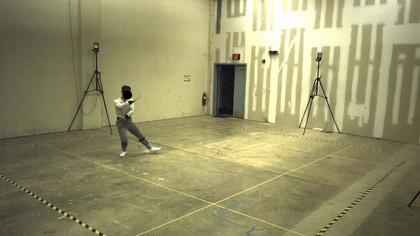
%> input picture data/im1corrected.jpg, 420 x 236 px, shrunk from 1920 x 1080 before the run
$ octave task3_5.m   (GNU Octave 9; MATLAB toolbox functions it lacks are replaced by stand-ins)
%> lines starting %> are read from the running program, lines starting %| are printed output that depends on the picture
%> further down, Image1 is the input picture: size 236x420x3 uint8; mean R, G, B 149.6, 145.9, 105.2
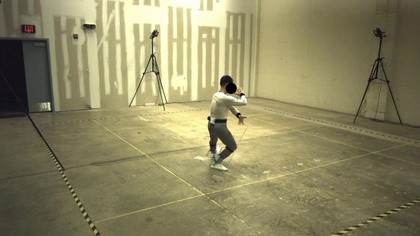
%> input picture data/im2corrected.jpg, 420 x 236 px, shrunk from 1920 x 1080 before the run
%> further down, Image2 is the input picture: size 236x420x3 uint8; mean R, G, B 140.5, 134.7, 97.3
### helpers/eightpoint.m

%eight point algorithm
%input:
%  im1 and im2
%  optional: pts1, pts2 - matching points previously selected in both images
%returns estimated F matrix
%also returns points clicked in both images


function [F, pts1, pts2] = eightpoint(im, im2, pts1, pts2)


figure(1); imagesc(im); axis image; drawnow;
figure(2); imagesc(im2); axis image; drawnow;


if nargin > 2
    x1 = pts1(:,1);
    y1 = pts1(:,2);
else
    figure(1); imagesc(im); axis image; drawnow;
    [x1,y1] = getpts;
end
figure(1); imagesc(im); axis image; hold on
for i=1:length(x1)
   h=plot(x1(i),y1(i),'*'); set(h,'Color','g','LineWidth',2);
   text(x1(i),y1(i),sprintf('%d',i));
end
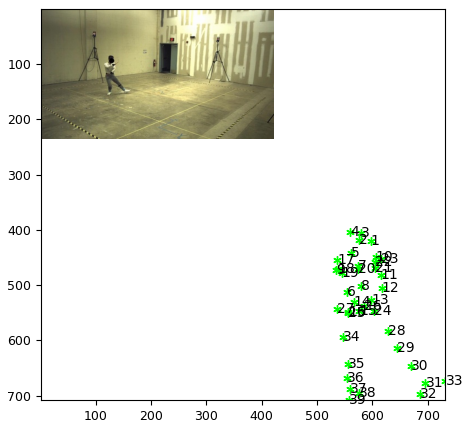
%> figure redrawn from the program's plot data
hold off
drawnow;

if nargin > 3
    x2 = pts2(:,1);
    y2 = pts2(:,2);
else
    figure(2); imagesc(im2); axis image; drawnow;
    [x2,y2] = getpts;
end
figure(2); imagesc(im2); axis image; hold on
for i=1:length(x2)
   h=plot(x2(i),y2(i),'*'); set(h,'Color','g','LineWidth',2);
   text(x2(i),y2(i),sprintf('%d',i));
end
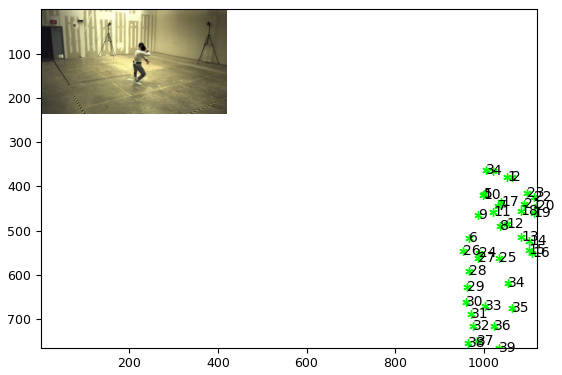
%> figure redrawn from the program's plot data
hold off
drawnow;

%do Hartley preconditioning
savx1 = x1; savy1 = y1; savx2 = x2; savy2 = y2;
mux = mean(x1);
muy = mean(y1);
stdxy = (std(x1)+std(y1))/2;
T1 = [1 0 -mux; 0 1 -muy; 0 0 stdxy]/stdxy;
nx1 = (x1-mux)/stdxy;
ny1 = (y1-muy)/stdxy;
mux = mean(x2);
muy = mean(y2);
stdxy = (std(x2)+std(y2))/2;
T2 = [1 0 -mux; 0 1 -muy; 0 0 stdxy]/stdxy;
nx2 = (x2-mux)/stdxy;
ny2 = (y2-muy)/stdxy;

A = [];
for i=1:length(nx1);
    A(i,:) = [nx1(i)*nx2(i) nx1(i)*ny2(i) nx1(i) ny1(i)*nx2(i) ny1(i)*ny2(i) ny1(i) nx2(i) ny2(i) 1];
end
%get eigenvector associated with smallest eigenvalue of A' * A
[u,d] = eigs(A' * A,1,'SM');
F = reshape(u,3,3);

%make F rank 2
oldF = F;
[U,D,V] = svd(F);
D(3,3) = 0;
F = U * D * V';

%unnormalize F to undo the effects of Hartley preconditioning
F = T2' * F * T1;

colors =  'bgrcmykbgrcmykbgrcmykbgrcmykbgrcmykbgrcmykbgrcmyk';
%overlay epipolar lines on im2
L = F * [x1' ; y1'; ones(size(x1'))];
[nr,nc,nb] = size(im2);
%> nr = 236; nc = 420; nb = 3
figure(2); clf; imagesc(im2); axis image;
hold on; plot(x2,y2,'*'); hold off
for i=1:length(L)
    a = L(1,i); b = L(2,i); c=L(3,i);
    if (abs(a) > (abs(b)))
       ylo=0; yhi=nr;
       xlo = (-b * ylo - c) / a;
       xhi = (-b * yhi - c) / a;
       hold on
       h=plot([xlo; xhi],[ylo; yhi]);
       set(h,'Color',colors(i),'LineWidth',2);
       hold off
       drawnow;
    else
       xlo=0; xhi=nc;
       ylo = (-a * xlo - c) / b;
       yhi = (-a * xhi - c) / b;
       hold on
       h=plot([xlo; xhi],[ylo; yhi],'b');
       set(h,'Color',colors(i),'LineWidth',2);
       hold off
       drawnow;
    end
end
%> after the loop, h = -189.3; xlo = 0; ylo = 978.1
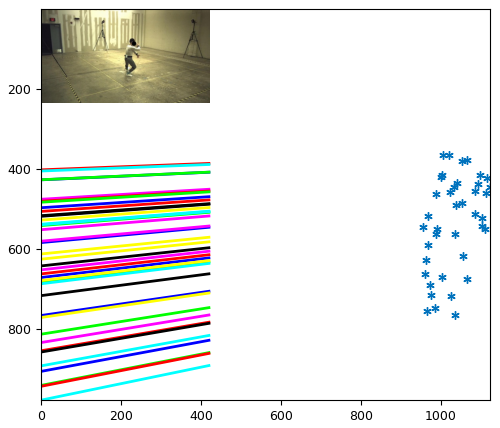
%> figure redrawn from the program's plot data


%overlay epipolar lines on im1
L = ([x2' ; y2'; ones(size(x2'))]' * F)' ;
[nr,nc,nb] = size(im);
figure(1); clf; imagesc(im); axis image;
hold on; plot(x1,y1,'*'); hold off
for i=1:length(L)
    a = L(1,i); b = L(2,i); c=L(3,i);
    if (abs(a) > (abs(b)))
       ylo=0; yhi=nr;
       xlo = (-b * ylo - c) / a;
       xhi = (-b * yhi - c) / a;
       hold on
       h=plot([xlo; xhi],[ylo; yhi],'b');
       set(h,'Color',colors(i),'LineWidth',2);
       hold off
       drawnow;
    else
       xlo=0; xhi=nc;
       ylo = (-a * xlo - c) / b;
       yhi = (-a * xhi - c) / b;
       hold on
       h=plot([xlo; xhi],[ylo; yhi],'b');
       set(h,'Color',colors(i),'LineWidth',2);
       hold off
       drawnow;
    end
end
%> after the loop, h = -143.4; ylo = 539.1


for j=1:3
    for i=1:3
        fprintf('%10g ',10000*F(j,i));
    end
    fprintf('\n');
end

pts1 = [x1 y1];
pts2 = [x2 y2];

return

### task3_5.m
%% Task 3.5: Fundamental matrix from calibration
fprintf('--- Task 3.5 ---\n');
addpath('helpers');

cam_params = load('data/camera_params.mat');

Image1 = imread('data/im1corrected.jpg');
Image2 = imread('data/im2corrected.jpg');

% Visual check with some points (use projected mocap pts from task 3.2)
data = load('data\2d_points.mat');
xy1 = data.xy1;
xy2 = data.xy2;

[F, pts1, pts2] = eightpoint(Image1, Image2, xy1, xy2);
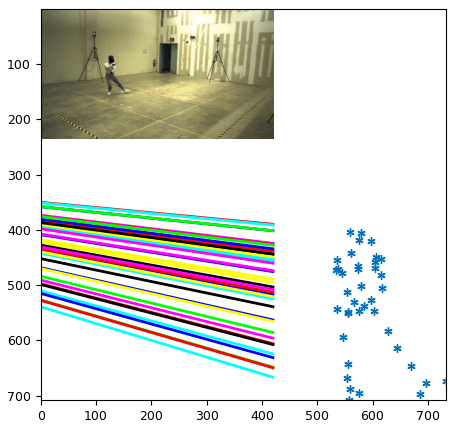
%> figure redrawn from the program's plot data
%> F = [-2.16e-07 4.4e-06 -0.00136; 5.2e-06 7.34e-07 0.00452; -0.000675 -0.0153 3.42]; pts1 = 39 rows, first 12: [597 419.9; 575.6 417.5; 579.5 404.9; 559.5 404.6; 561.5 441.4; 554.1 511.8; 573.5 465.3; 578.7 500.8; 533.6 471.7; 606.1 449.5; 615.3 481.7; 616.9 505]; pts2 = 39 rows, first 12: [1053 379.7; 1064.5 379; 1005.7 364.2; 1020.6 365.7; 1001.5 416.4; 966.8 516.5; 1032.1 444.3; 1036.7 489.7; 986.8 464; 999.1 420.1; 1022.1 458.9; 1052.4 485.9]
disp(F)
%|   -2.1604e-07   4.3975e-06  -1.3579e-03
%|    5.1971e-06   7.3382e-07   4.5166e-03
%|   -6.7493e-04  -1.5255e-02   3.4193e+00
save('data/Fundamental.mat','F','pts1','pts2');
